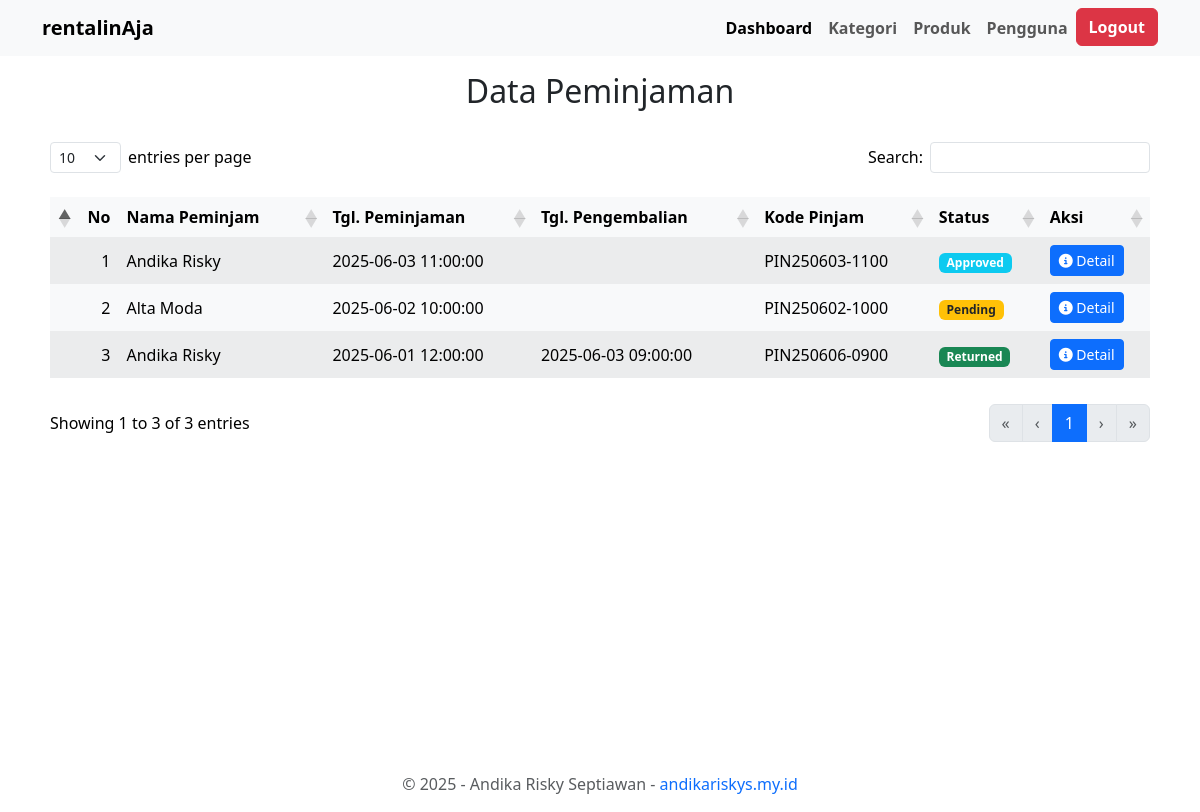
The app's page /admin/index.php (signed in) with its own data.
### tables this page shows
CREATE TABLE IF NOT EXISTS borrowings (
    id CHAR(36) PRIMARY KEY,
    user_id CHAR(36) NOT NULL,
    borrow_date DATETIME NOT NULL DEFAULT CURRENT_TIMESTAMP,
    return_date DATETIME,
    code VARCHAR(50) NOT NULL UNIQUE,
    identity_type ENUM('KTP', 'SIM', 'KK', 'Ijazah'),
    identity_number VARCHAR(50),
    identity_name VARCHAR(100),
    status ENUM('pending', 'approved', 'rejected', 'returned', 'overdue') NOT NULL DEFAULT 'pending',
    FOREIGN KEY (user_id) REFERENCES users(id)
);

CREATE TABLE IF NOT EXISTS users (
    id CHAR(36) PRIMARY KEY,
    username VARCHAR(50) NOT NULL UNIQUE,
    password VARCHAR(255) NOT NULL,
    name VARCHAR(100) NOT NULL,
    gender ENUM('Laki-laki', 'Perempuan') NOT NULL DEFAULT 'Laki-laki',
    address TEXT,
    phone VARCHAR(15) NOT NULL,
    role ENUM('admin', 'user') NOT NULL DEFAULT 'user'
);

### admin/index.php (the view, shortened to what this page needs)
<?php
include '../connection.php';
include '../templates/template_admin.php';
header_navbar('Dashboard');
$query = mysqli_query($conn, "SELECT * FROM borrowings INNER JOIN users ON borrowings.user_id = users.id ORDER BY borrowings.borrow_date DESC");
?>
<center>
    <h2 class="my-3">Data Peminjaman</h2>
</center>
<div class="table table-responsive">
    <table class="table table-striped table-hover table-borderless table-light align-middle" id="myTable">
        <thead class="table-light">
            <tr>
                <th style="width: 10px;">No</th>
                <th>Nama Peminjam</th>
                <th>Tgl. Peminjaman</th>
                <th>Tgl. Pengembalian</th>
                <th>Kode Pinjam</th>
                <th>Status</th>
                <th>Aksi</th>
            </tr>
        </thead>
        <tbody class="table-group-divider">
            <?php
            $no = 1;
            while ($data = mysqli_fetch_array($query)) { ?>
            <tr>
                <td><?= $no; ?></td>
                <td><?= $data['name']; ?></td>
                <td><?= $data['borrow_date']; ?></td>
                <td><?= $data['return_date']; ?></td>
                <td><?= $data['code']; ?></td>
                <td>
                    <?php
                    if ($data['status'] == 'pending') {
                        echo '<span class="badge bg-warning text-dark">Pending</span>';
                    } elseif ($data['status'] == 'returned') {
                        echo '<span class="badge bg-success">Returned</span>';
                    } elseif ($data['status'] == 'rejected') {
                        echo '<span class="badge bg-secondary">Rejected</span>';
                    } elseif ($data['status'] == 'approved') {
                        echo '<span class="badge bg-info">Approved</span>';
                    } else {
                        echo '<span class="badge bg-danger">Overdue</span>';
                    }
                    ?>
                </td>
                <td>
                    <a href="detail.php?id=<?= $data['id']; ?>" class="btn btn-primary btn-sm"><i class="fa-solid fa-circle-info"></i> Detail</a>
                </td>
            </tr>
                <?php
                $no++;
            }
            ?>
        </tbody>
    </table>
</div>
<?php
footer();
?>

### templates/template_admin.php (shortened to what this page needs)
<?php
function header_navbar($active)
{
?>
    <!DOCTYPE html>
    <html lang="en">
        <head>
            <link rel="stylesheet" href="../assets/bootstrap/css/bootstrap.min.css">
            <link rel="stylesheet" href="../assets/fontawesome/css/all.min.css">
            <link rel="stylesheet" href="../assets/datatables/datatables.min.css">
        </head>
        <body>
    <nav class="navbar navbar-expand-sm navbar-light bg-light">
        <div class="container">
            <a class="navbar-brand fw-bold" href="#">rentalinAja</a>
            <div class="collapse navbar-collapse" id="collapsibleNavId">
                <ul class="navbar-nav me-0 ms-auto mt-2 mt-lg-0">
                    <li class="nav-item">
                        <a class="nav-link fw-semibold <?php if ($active == 'Dashboard'){ echo 'active disabled'; } ?>" href="index.php" aria-current="page">Dashboard</a>
                    </li>
                    <li class="nav-item">
                        <a class="nav-link fw-semibold <?php if ($active == 'Kategori'){ echo 'active disabled'; } ?>" href="categories.php">Kategori</a>
                    </li>
                    <li class="nav-item">
                        <a class="nav-link fw-semibold <?php if ($active == 'Produk'){ echo 'active disabled'; } ?>" href="products.php">Produk</a>
                    </li>
                    <li class="nav-item">
                        <a class="nav-link fw-semibold <?php if ($active == 'Pengguna'){ echo 'active disabled'; } ?>" href="users.php">Pengguna</a>
                    </li>
                    <li class="nav-item">
                        <a class="fw-semibold btn btn-danger" href="../logout.php">Logout</a>
                    </li>
                </ul>
            </div>
        </div>
    </nav>
    <div class="container" style="min-height: calc(100dvh - 100px);">
    <?php
}
function footer() {
    ?>
        </div>
        <footer>
            <div class="container text-center">
                <p class="text-muted">&copy; 2025 - Andika Risky Septiawan - <a class="text-decoration-none" target="_blank" href="https://andikariskys.my.id">andikariskys.my.id</a></p>
            </div>
        </footer>
    </body>
    </html>
    <?php
}

### records on screen
borrowings: user.name "Andika Risky", borrow_date "2025-06-03 11:00:00", code "PIN250603-1100", status "Approved"
borrowings: user.name "Alta Moda", borrow_date "2025-06-02 10:00:00", code "PIN250602-1000", status "Pending"
borrowings: user.name "Andika Risky", borrow_date "2025-06-01 12:00:00", return_date "2025-06-03 09:00:00", code "PIN250606-0900", status "Returned"
